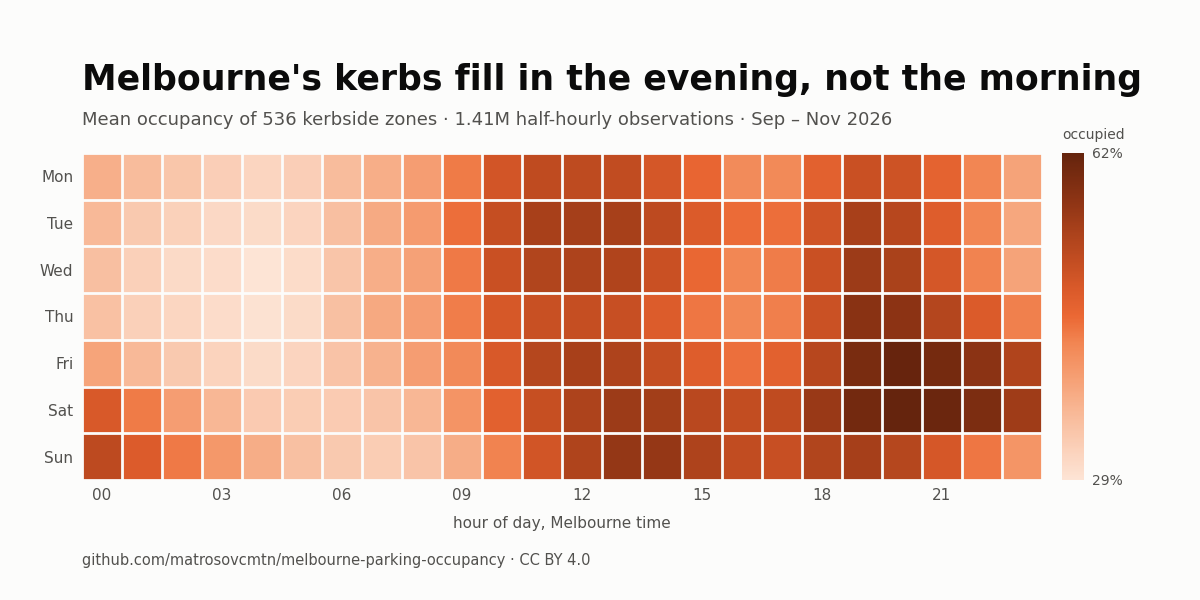

Write Python code to recreate this figure.
"""Обложка датасета: недельный ритм занятости. Тепловая карта час × день недели.

Форма та же, что у московского датасета: непрерывная величина по двум
циклическим осям. Цвет другой намеренно. Правило палитры: когда рядом два
последовательных контекста, второй берёт следующий слот категориальной темы,
то есть оранжевый, каждый своей одно-тоновой шкалой. На странице профиля два
датасета теперь не спутать.

Шкала проверена `dataviz/scripts/validate_palette.js --ordinal`: светлота
монотонна, разброс тона 15°, единый тон. Два оставшихся отказа валидатора
(мелкий шаг светлоты и светлый конец ниже 2:1) относятся к порядковым шкалам,
а не к тепловой карте: последовательной шкале светлый конец разрешено уводить
в фон, и московская синяя даёт ровно те же два отказа.

Запуск:
    python publish/kaggle/cover.py
"""
import glob

import matplotlib
matplotlib.use("Agg")
import matplotlib.pyplot as plt
import numpy as np
import pandas as pd
from matplotlib.colors import LinearSegmentedColormap

SURFACE = "#fcfcfb"
INK = "#0b0b0b"
INK_SOFT = "#52514e"
RAMP = ["#fde4d5", "#fbd3bd", "#f9c1a3", "#f7ae88", "#f59a6d", "#f28653",
        "#eb6834", "#da5a2a", "#c44e22", "#ad431c", "#943716", "#7c2d11", "#65240d"]
cmap = LinearSegmentedColormap.from_list("ofm_orange", RAMP)

occ = pd.concat(
    (pd.read_parquet(f) for f in sorted(glob.glob("data/occupancy_*.parquet"))),
    ignore_index=True,
)
zones = pd.read_parquet("data/parking_zones.parquet")

# Ритм — явление местного времени, а метки времени в UTC.
t = occ.time.dt.tz_convert("Australia/Melbourne")
piv = occ.assign(dow=t.dt.dayofweek, hour=t.dt.hour) \
         .groupby(["dow", "hour"]).occupancy_rate.mean().unstack("hour")
m = piv.values
days = ["Mon", "Tue", "Wed", "Thu", "Fri", "Sat", "Sun"]

fig = plt.figure(figsize=(12, 6), dpi=100, facecolor=SURFACE)
ax = fig.add_axes([0.068, 0.20, 0.80, 0.545])
ax.set_facecolor(SURFACE)

# Зазор между ячейками даёт сетку цветом поверхности — она же разделитель
im = ax.imshow(m, aspect="auto", cmap=cmap, vmin=m.min(), vmax=m.max(),
               interpolation="nearest")
ax.set_xticks(np.arange(-0.5, 24, 1), minor=True)
ax.set_yticks(np.arange(-0.5, 7, 1), minor=True)
ax.grid(which="minor", color=SURFACE, linewidth=2)
ax.tick_params(which="minor", length=0)

ax.set_xticks(range(0, 24, 3))
ax.set_xticklabels([f"{h:02d}" for h in range(0, 24, 3)], color=INK_SOFT, fontsize=11)
ax.set_yticks(range(7))
ax.set_yticklabels(days, color=INK_SOFT, fontsize=11)
for s in ax.spines.values():
    s.set_visible(False)
ax.tick_params(length=0, pad=6)
ax.set_xlabel("hour of day, Melbourne time", color=INK_SOFT, fontsize=11, labelpad=9)

fig.text(0.068, 0.895, "Melbourne's kerbs fill in the evening, not the morning",
         color=INK, fontsize=25, fontweight="bold", va="top")
fig.text(0.068, 0.815,
         f"Mean occupancy of {len(zones)} kerbside zones · "
         f"{len(occ)/1e6:.2f}M half-hourly observations · Sep – Nov 2026",
         color=INK_SOFT, fontsize=13, va="top")

cax = fig.add_axes([0.885, 0.20, 0.018, 0.545])
cb = fig.colorbar(im, cax=cax)
cb.outline.set_visible(False)
cb.ax.tick_params(length=0, colors=INK_SOFT, labelsize=10, pad=6)
cb.set_ticks([m.min(), m.max()])
cb.set_ticklabels([f"{m.min():.0f}%", f"{m.max():.0f}%"])
cb.ax.set_title("occupied", color=INK_SOFT, fontsize=10, pad=10, loc="left")

fig.text(0.068, 0.065,
         "github.com/matrosovcmtn/melbourne-parking-occupancy · CC BY 4.0",
         color=INK_SOFT, fontsize=10.5, va="center")

fig.savefig("publish/kaggle/cover.png", facecolor=SURFACE)
print(f"сохранено publish/kaggle/cover.png — пик {m.max():.0f}%, минимум {m.min():.0f}%")
